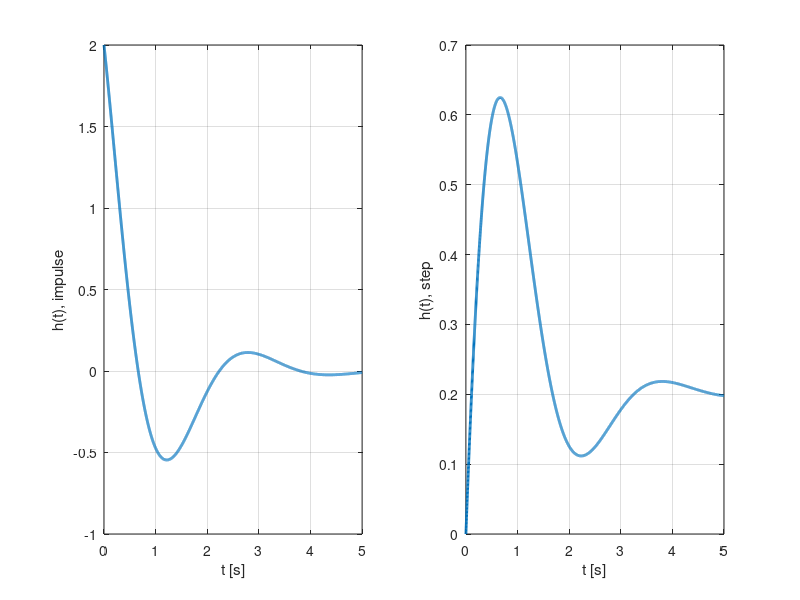
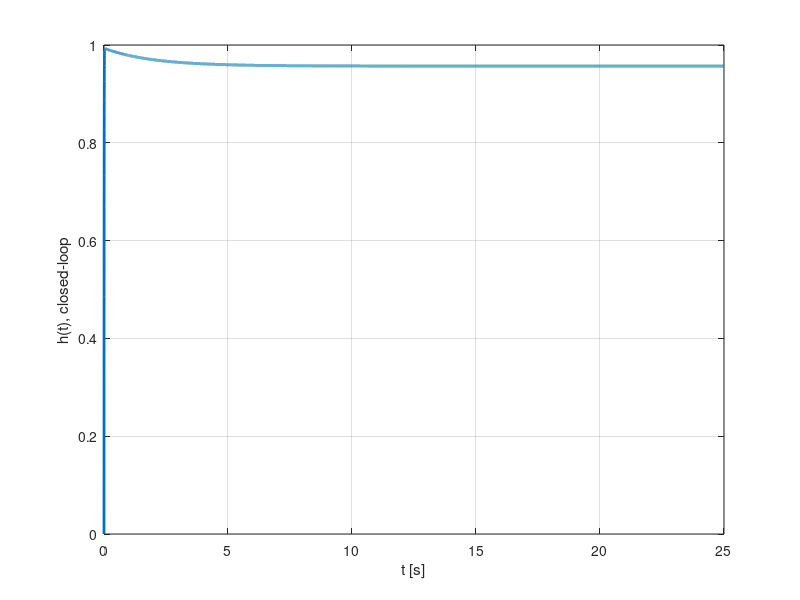
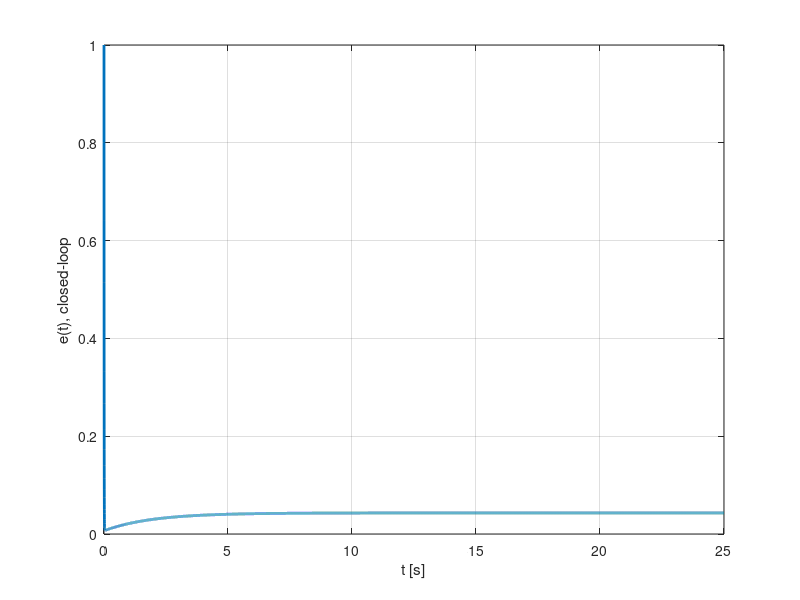
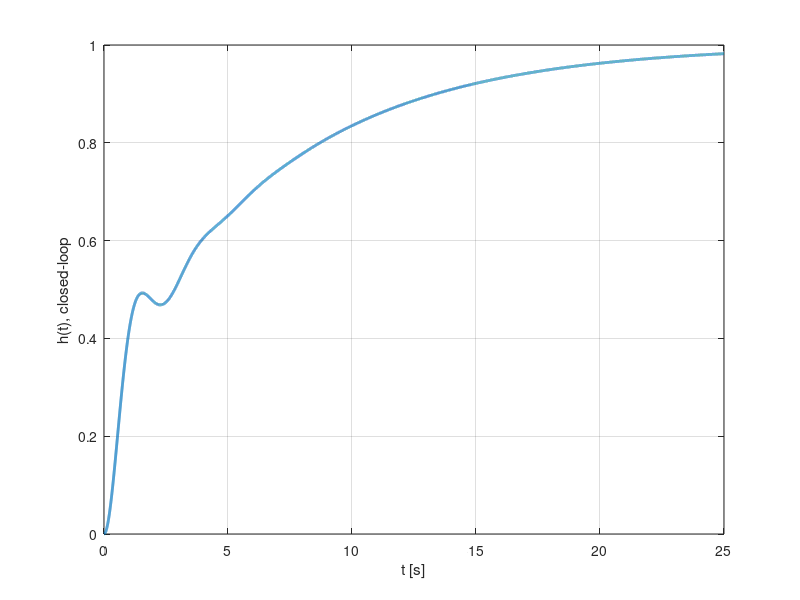

The MATLAB source for these figures, in order:
clc
close all
clear all
%% open loop impulse and step response 
t = 0:0.001:5; %%%% time
s = tf('s'); %%laplace variable 
sysH = (2*s+1)/(s^2+2*s+5); %transfer function 
y=impulse(sysH,t);
yy=step(sysH,t);
figure(1)
subplot(1,2,1)
plot(t,y,'LineWidth',2);
grid on 
xlabel('t [s]');
ylabel('h(t), impulse');
subplot(1,2,2)
plot(t,yy,'LineWidth',2);
grid on 
xlabel('t [s]');
ylabel('h(t), step');
%% closed-loop proportional output
t = 0:0.001:25;
K=111;
sysCLH =K*(2*s+1)/(s^2+(2+2*K)*s+5+K);
yyy = step(sysCLH,t);
figure(2)
plot(t,yyy,'LineWidth',2);
grid on 
xlabel('t [s]');
ylabel('h(t), closed-loop');
%% closed-loop proportional error
sysE = (s^2+2*s+5)/(s^2+(2+2*K)*s+5+K);
err = step(sysE,t);
figure(3)
plot(t,err,'LineWidth',2)
grid on 
xlabel('t [s]');
ylabel('e(t), closed-loop');
%% closed-loop integral output
t = 0:0.001:25;
K=1;
sysCLHI =K*(2*s+1)/(s^3+2*s^2+(5+2*K)*s+K);
yyyy = step(sysCLHI,t);
figure(4)
plot(t,yyyy,'LineWidth',2);
grid on 
xlabel('t [s]');
ylabel('h(t), closed-loop');
%ylim([-2 2]);
%% closed-loop integral controller, plotting the error signal for constant reference signal
K=3
t = 0:0.001:25;
sysE = s*(s^2+2*s+5)/(s^3+2*s^2+(5+2*K)*s+K);
err = step(sysE,t);
figure(5)
plot(t,err,'LineWidth',2)
grid on 
xlabel('t [s]');
ylabel('e(t), closed-loop');
